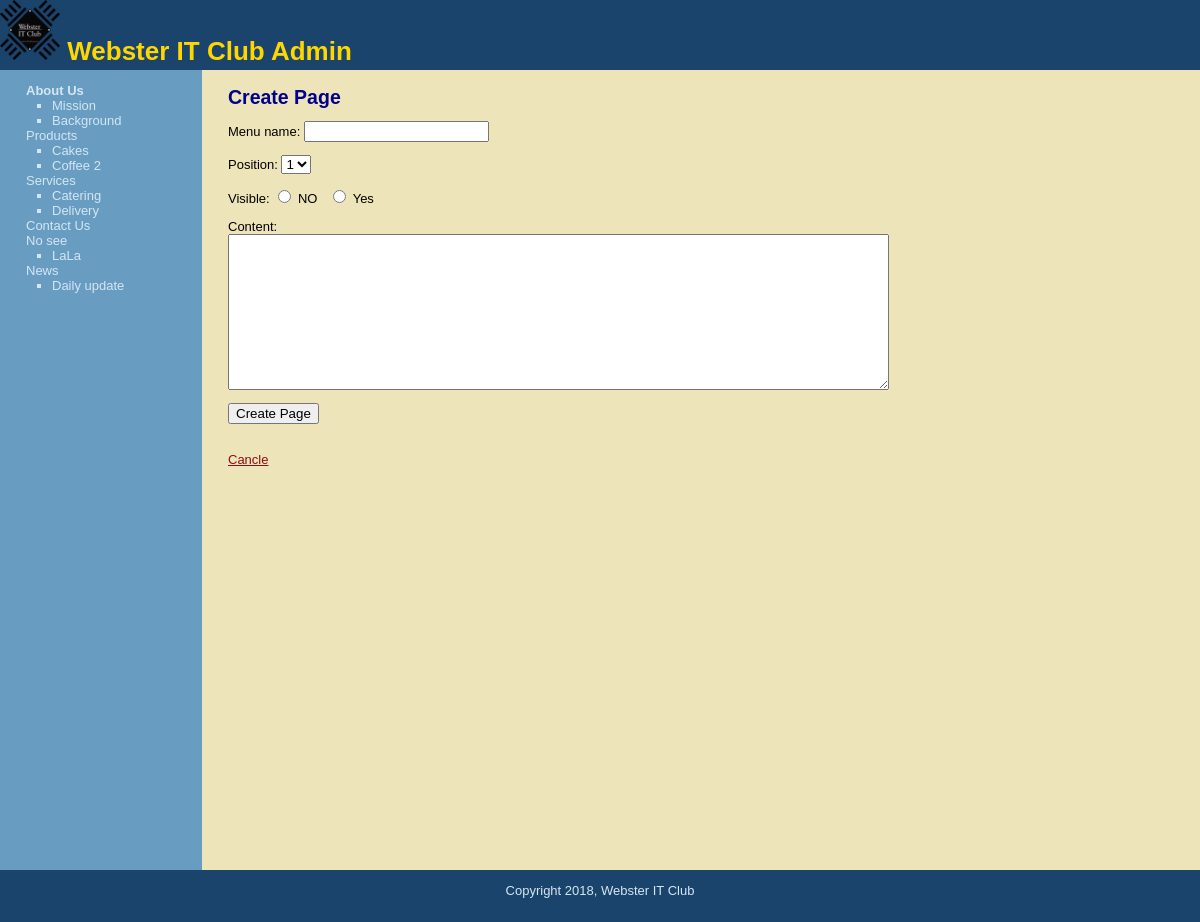
The app's page /create_page.php?subject=1 (signed in) with its own data.
### tables this page shows
CREATE TABLE `subjects` (
  `id` int(11) NOT NULL AUTO_INCREMENT,
  `menu_name` varchar(30) NOT NULL,
  `position` int(3) NOT NULL,
  `visible` tinyint(1) NOT NULL,
  PRIMARY KEY (`id`)
);

CREATE TABLE `pages` (
  `id` int(11) NOT NULL AUTO_INCREMENT,
  `subject_id` int(11) NOT NULL,
  `menu_name` varchar(30) NOT NULL,
  `position` int(3) NOT NULL,
  `visible` tinyint(1) NOT NULL,
  `content` text,
  PRIMARY KEY (`id`),
  KEY `subject_id` (`subject_id`)
);

### public/create_page.php (the view, shortened to what this page needs)
<?php require_once("../includes/db_connect.php"); ?>
<?php require_once("../includes/functions.php"); ?>
<?php create_page_select();?>
<?php include("../includes/layouts/header.php"); ?>
<div id = "main">
		<div id = "navigation">
			<?php echo navigation($current_subject, $current_page); ?>
		</div>
		<div id = "page">
			<h2>Create Page</h2>
			<form action = "create_page.php?subject=<?php echo urlencode($current_subject["id"]); ?>" method="post">
				<p>Menu name:
					<input type="text" name="menu_name" value="" />
				</p>
				<p>Position:
					<select name="position">
					<?php
						$page_set = find_pages($current_subject["id"]);
						$page_count = mysqli_num_rows($page_set);
						for ($count = 1; $count <= ($page_count + 1); $count++){
							echo "<option value = \"{$count}\">{$count}</option>";
						}
					?>
					</select>
				</p>
				<p>Visible:
					<input type="radio" name="visible" value="0" /> NO
					&nbsp;
					<input type="radio" name="visible" value="1" /> Yes
				</p>
				<p>Content:<br />
					<textarea rows="10" cols="80" name="content"></textarea>
				</p>
				<input type="submit" name="submit" value="Create Page" />
			</form>
			<br />
			<a href = "manage_content.php?subject=<?php echo urlencode($current_subject["id"]); ?>">Cancle</a>
		</div>
	</div>
<?php include("../includes/layouts/footer.php"); ?>

### includes/functions.php (shortened to what this page needs)
<?php
	function create_page_select($public=false){
	if (isset($_GET["subject"])){
		$current_subject = find_subject_by_id($_GET["subject"], $public);
		if($current_subject && $public){
		$current_page = default_subject($current_subject["id"]);
	}else {$current_page = null; }
	}elseif (isset($_GET["page"])){
		$current_subject = null;
		$current_page = find_page_by_id($_GET["page"], $public);
	}else{
		$current_subject = null;
		$current_page = null;
	}
	}
	function find_subject_by_id($subject_id, $public = true) {
		global $conn;
		$safe_subject_id = mysqli_real_escape_string($conn, $subject_id);
		$query  = "SELECT * ";
		$query .= "FROM subjects ";
		$query .= "WHERE id = {$safe_subject_id} ";
		$query .= "LIMIT 1";
		$subject_result = mysqli_query($conn, $query);
		if($subject = mysqli_fetch_assoc($subject_result)) {
			return $subject;
		} else {
			return null;
		}
	}
	function find_all_subjects($public=true){
		global $conn;
		$query = "SELECT *";
		$query .= " From subjects";
		$query .= " ORDER BY position ASC";
		$subject_result = mysqli_query($conn, $query);
		return $subject_result;
	}
	function find_pages($subject_id, $public = true) {
		global $conn;
		$query = "SELECT *";
		$query .= " FROM pages";
		$query .= " WHERE subject_id = {$subject_id}";
		if($public){
		$query .= " AND visible = 1";
	}
		$query .= " ORDER BY position ASC";
		$page_result = mysqli_query($conn, $query);
		return $page_result;
	}
	function navigation($subject_array, $page_array){
		$html_string  = "<ul class =\"subjects\">";
		 $subject_result = find_all_subjects(false);
				while ($subject = mysqli_fetch_assoc($subject_result)){
					$html_string .= "<li";
					if ($subject_array && $subject["id"] == $subject_array["id"]) {
						$html_string .= " class=\"selected\"";
					}
					$html_string .= ">";
				$html_string .= "<a href =\"manage_content.php?subject=";
				$html_string .= urlencode($subject["id"]);
				$html_string .= "\">";
				$html_string .= htmlentities($subject["menu_name"]);
				$html_string .= "</a></li>";
				$page_result = find_pages($subject["id"],false);
				$html_string .= "<ul class =\"pages\">";
				 while ($page = mysqli_fetch_assoc($page_result)){
					 $html_string .= "<li";
						$html_string .= ">";
				$html_string .= "<a href =\"manage_content.php?page=";
				$html_string .= urlencode($page["id"]);
				$html_string .= "\">";
				$html_string .= htmlentities($page["menu_name"]);
				$html_string .= "</a></li>";
			}
			$html_string .= "</ul>";
	 }
		$html_string .= "</ul>";
		return $html_string;
	}
?>

### public/stylesheets/public.css (style rules this page uses)
html { height: 100%; width: 100%; }
body { width: 100%; height: 100%; margin: 0; padding: 0; border: 0; font-family: Verdana, Arial, Helvetica, sans-serif; font-size: 13px; line-height: 15px; background: #EEE4B9; }
a { color: #8D0D19; }
#main { height: 800px; width: 100%; margin: 0; padding: 0; background: #EEE4B9; }
#navigation { float: left; width: 150px; height: 100%; margin: 0; padding: 0 2em; color: #D4E6F4; background: #689DC1; }
#navigation a { color: #D4E6F4; text-decoration: none; }
ul.subjects { margin: 1em 0; padding-left: 0; list-style: none; }
ul.pages { padding-left: 2em; list-style: square; font-weight: normal; }
.selected { font-weight: bold; }
#page { float: left; height: 100%; padding-left: 2em; vertical-align: top; background: #EEE4B9; }
#page h2 { color: #00008B; margin-top: 1em; }

### records on screen
subjects: value "About Us"
pages: value "Mission"
pages: value "Background"
subjects: value "Products"
pages: value "Cakes"
pages: value "Coffee 2"
subjects: value "Services"
pages: value "Catering"
pages: value "Delivery"
subjects: value "Contact Us"
subjects: value "No see"
pages: value "LaLa"
subjects: value "News"
pages: value "Daily update"

### other values on screen
form field position "1"
